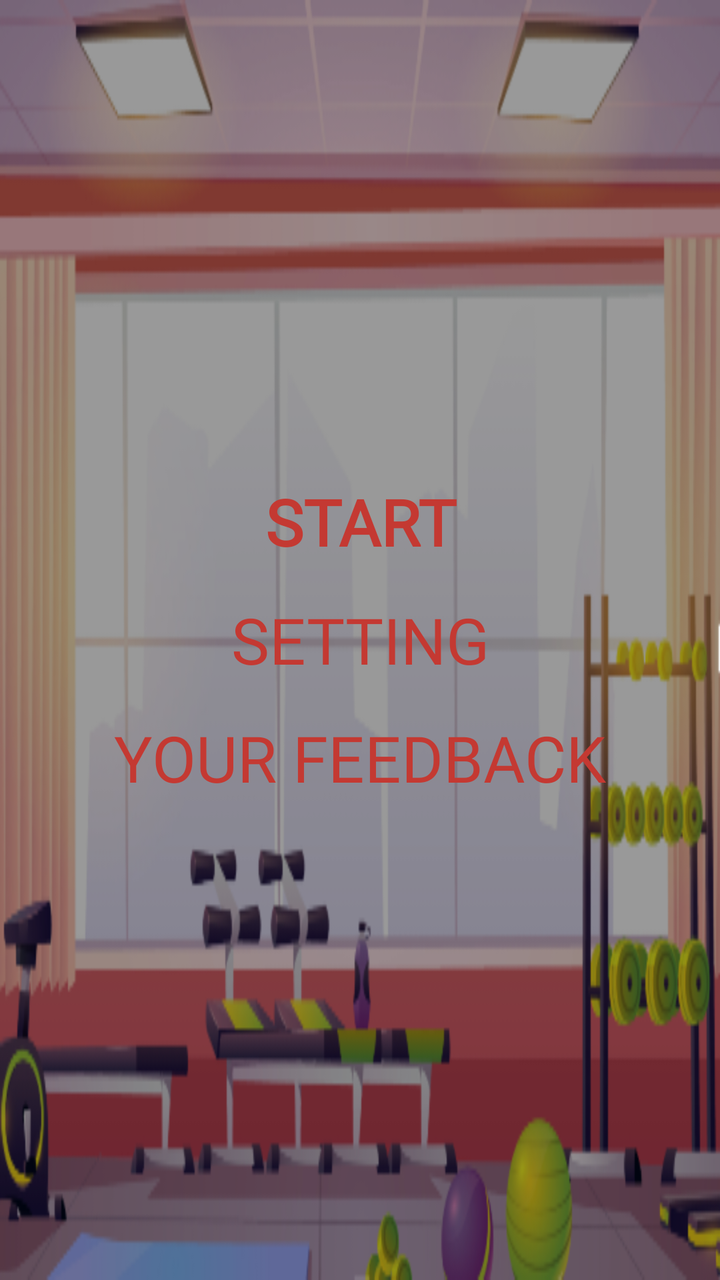
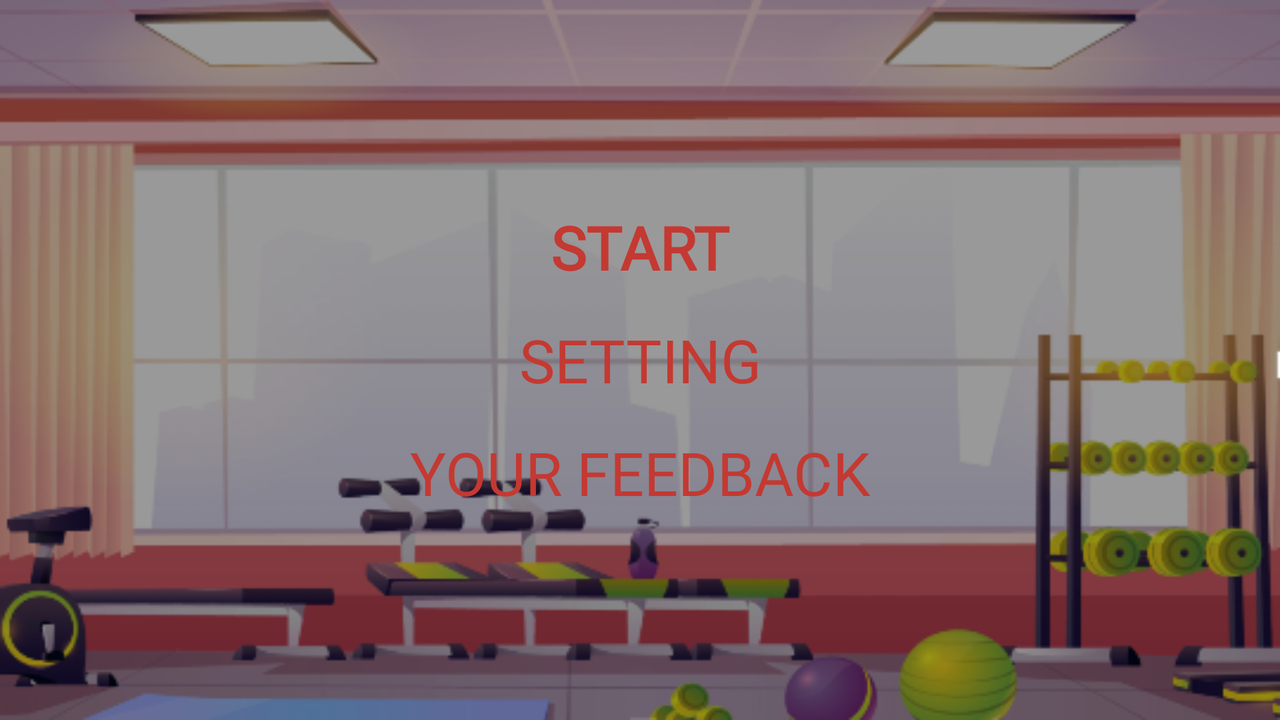

An Android layout and its configuration variant, each rendered on a device that would load it. The default file and the variant file are quoted in full after the pictures.
<!-- AndroidManifest.xml: application theme Theme.AppCompat.Light.NoActionBar -->
<!-- res/layout/fragment_home.xml -->
<?xml version="1.0" encoding="utf-8"?>
<LinearLayout xmlns:android="http://schemas.android.com/apk/res/android"
    xmlns:tools="http://schemas.android.com/tools"
    android:layout_width="match_parent"
    android:layout_height="match_parent"
    android:background="@drawable/iv_main"
    android:gravity="center"
    android:orientation="vertical"
    tools:context=".fragment.HomeFragment">


    <TextView
        android:id="@+id/tv_start"
        android:layout_width="300sp"
        android:layout_height="wrap_content"
        android:background="@drawable/border_gradient_red"
        android:fontFamily="@font/inter_extra_bold"
        android:gravity="center"
        android:padding="4sp"
        android:text="@string/str_start"
        android:textAllCaps="true"
        android:textColor="@color/red"
        android:textSize="32sp"
        android:textStyle="bold" />

    <TextView
        android:id="@+id/tv_setting"
        android:layout_width="300sp"
        android:layout_height="wrap_content"
        android:layout_marginVertical="8dp"
        android:background="@drawable/border_gradient_red"
        android:fontFamily="@font/inter_extra_bold"
        android:gravity="center"
        android:padding="4sp"
        android:text="@string/str_setting"
        android:textAllCaps="true"
        android:textColor="@color/red"
        android:textSize="32sp" />

    <TextView
        android:id="@+id/tv_feedback"
        android:layout_width="300sp"
        android:layout_height="wrap_content"
        android:background="@drawable/border_gradient_red"
        android:fontFamily="@font/inter_extra_bold"
        android:gravity="center"
        android:padding="4sp"
        android:text="@string/str_feedback"
        android:textAllCaps="true"
        android:textColor="@color/red"
        android:textSize="32sp" />


</LinearLayout>
<!-- resources referenced by this layout -->
<resources>
  <color name="red">#C43932</color>
  <!-- drawable iv_main: png bitmap (drawable-v24, 118395 bytes) -->
  <string name="str_feedback">Your Feedback</string>
  <string name="str_setting">Setting</string>
  <string name="str_start">Start</string>
</resources>
<!-- res/layout-land/fragment_home.xml (the repository's variant of the layout above) -->
<!-- drawn on the phone turned sideways -->
<?xml version="1.0" encoding="utf-8"?>
<LinearLayout xmlns:android="http://schemas.android.com/apk/res/android"
    xmlns:tools="http://schemas.android.com/tools"
    android:layout_width="match_parent"
    android:layout_height="match_parent"
    android:background="@drawable/iv_main"
    tools:context=".fragment.HomeFragment">

    <LinearLayout
        android:id="@+id/ll_home"
        android:gravity="center"
        android:orientation="vertical"
        android:layout_width="match_parent"
        android:layout_height="match_parent">

        <TextView
            android:id="@+id/tv_start"
            android:layout_width="300sp"
            android:layout_height="wrap_content"
            android:background="@drawable/border_gradient_red"
            android:fontFamily="@font/inter_extra_bold"
            android:gravity="center"
            android:padding="4sp"
            android:text="@string/str_start"
            android:textAllCaps="true"
            android:textColor="@color/red"
            android:textSize="30sp"
            android:textStyle="bold" />

        <TextView
            android:id="@+id/tv_setting"
            android:layout_width="300sp"
            android:layout_height="wrap_content"
            android:layout_marginVertical="8dp"
            android:background="@drawable/border_gradient_red"
            android:fontFamily="@font/inter_extra_bold"
            android:gravity="center"
            android:padding="4sp"
            android:text="@string/str_setting"
            android:textAllCaps="true"
            android:textColor="@color/red"
            android:textSize="30sp" />

        <TextView
            android:id="@+id/tv_feedback"
            android:layout_width="300sp"
            android:layout_height="wrap_content"
            android:background="@drawable/border_gradient_red"
            android:fontFamily="@font/inter_extra_bold"
            android:gravity="center"
            android:padding="4sp"
            android:text="@string/str_feedback"
            android:textAllCaps="true"
            android:textColor="@color/red"
            android:textSize="30sp" />
    </LinearLayout>
</LinearLayout>
